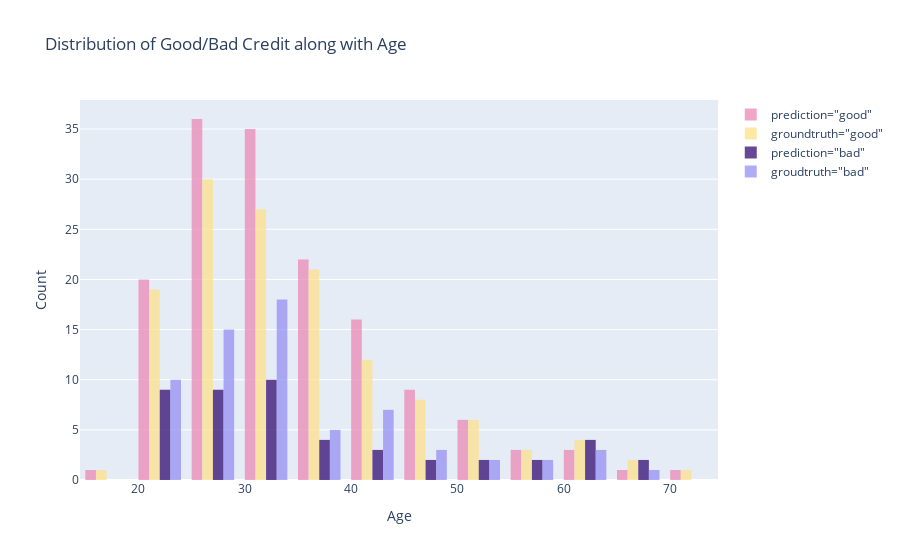

This figure's notebook cell:
### Code cell
# visualize the results
fig = go.Figure()
fig.add_trace(go.Histogram(
    x=val_full[val_full['Risk_pred(protected=Age, model=RF)']=='good']['Age'],
    marker_color='#EB89B5',
    opacity=0.75,
    name='prediction="good"'
))
fig.add_trace(go.Histogram(
    x=val_full[val_full['Risk']=='good']['Age'],
    marker_color='#FDE18A',
    opacity=0.75,
    name='groundtruth="good"'
))
fig.add_trace(go.Histogram(
    x=val_full[val_full['Risk_pred(protected=Age, model=RF)']=='bad']['Age'],
    marker_color='#330C73',
    opacity=0.75,
    name='prediction="bad"'
))
fig.add_trace(go.Histogram(
    x=val_full[val_full['Risk']=='bad']['Age'],
    marker_color='#9591F3',
    opacity=0.75,
    name='groudtruth="bad"'
))
fig.update_layout(
    title_text='Distribution of Good/Bad Credit along with Age',
    xaxis_title='Age',
    yaxis_title='Count'
)
fig.write_image('../results/anti-classification-age.png')
fig.show()

### Figure 1 — Plotly figure (JSON) as saved in the notebook; plotly's stock layout.template omitted (floating-point values rounded to 4 significant figures; data arrays with more than 128 entries replaced by an {"elided": "..."} marker saying what was removed)
{"data": [{"marker": {"color": "#EB89B5"}, "name": "prediction=\"good\"", "opacity": 0.75, "type": "histogram", "x": {"elided": "153 int values"}}, {"marker": {"color": "#FDE18A"}, "name": "groundtruth=\"good\"", "opacity": 0.75, "type": "histogram", "x": {"elided": "134 int values"}}, {"marker": {"color": "#330C73"}, "name": "prediction=\"bad\"", "opacity": 0.75, "type": "histogram", "x": [29, 26, 28, 29, 31, 32, 29, 22, 24, 31, 33, 22, 63, 29, 29, 23, 23, 31, 24, 50, 42, 32, 31, 29, 30, 53, 43, 23, 59, 61, 39, 57, 63, 23, 27, 35, 30, 23, 65, 63, 43, 33, 47, 38, 37, 46, 65]}, {"marker": {"color": "#9591F3"}, "name": "groudtruth=\"bad\"", "opacity": 0.75, "type": "histogram", "x": [29, 48, 34, 53, 26, 27, 42, 41, 34, 27, 20, 43, 28, 22, 24, 42, 27, 68, 29, 29, 32, 23, 22, 38, 42, 31, 33, 29, 29, 23, 31, 24, 34, 42, 32, 60, 53, 33, 33, 26, 28, 26, 33, 23, 59, 32, 61, 39, 29, 24, 57, 27, 31, 34, 30, 34, 32, 23, 35, 63, 43, 34, 38, 47, 37, 46]}], "layout": {"title": {"text": "Distribution of Good/Bad Credit along with Age"}, "xaxis": {"title": {"text": "Age"}}, "yaxis": {"title": {"text": "Count"}}}}
